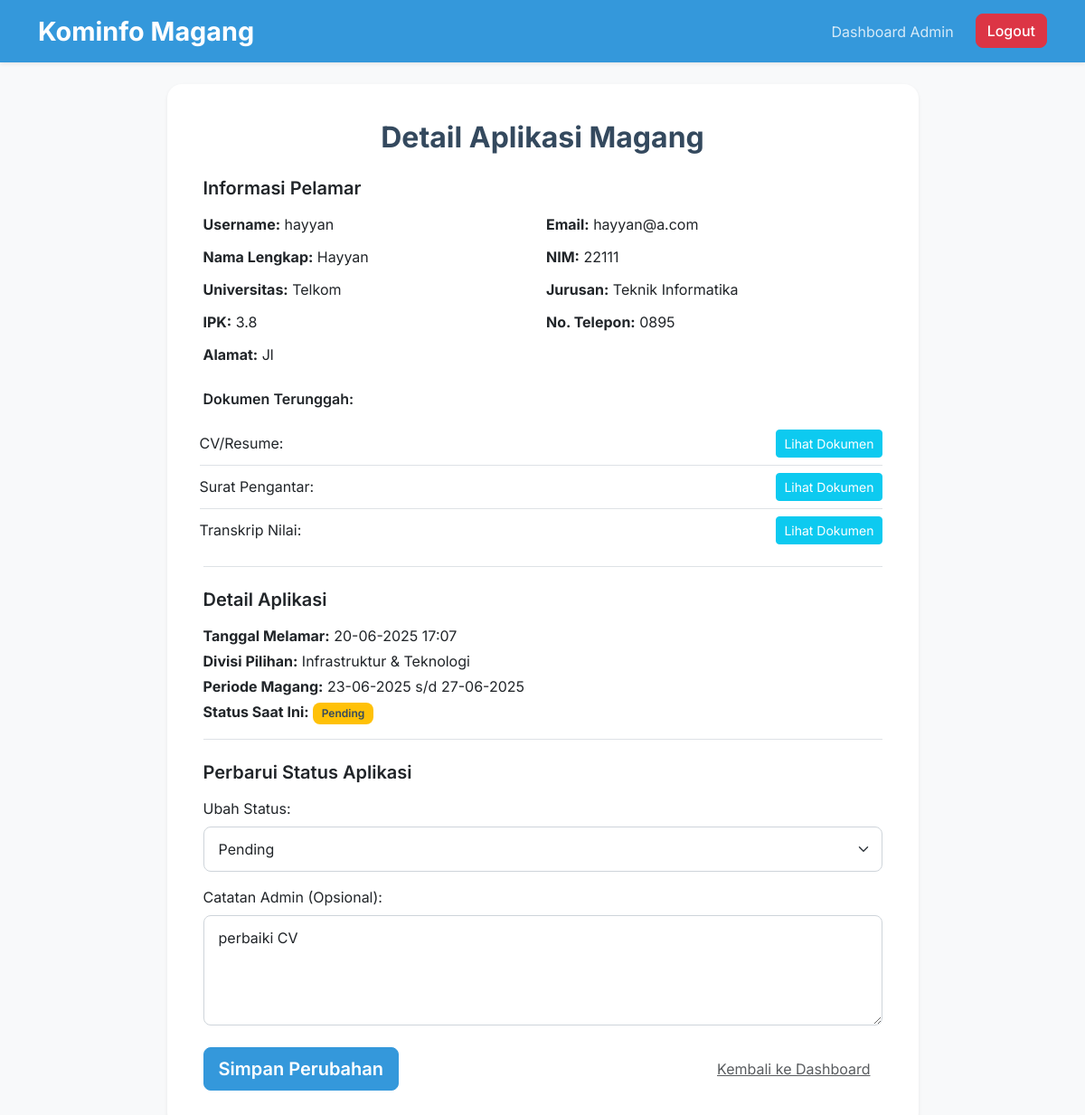
The app's page /admin/application/1/detail (signed in) with its own data.
### database.py (models this page shows, shortened)
class User(db.Model):
    id = db.Column(db.Integer, primary_key=True)
    username = db.Column(db.String(80), unique=True, nullable=False)
    email = db.Column(db.String(120), unique=True, nullable=False)
    password_hash = db.Column(db.String(128), nullable=False)
    role = db.Column(db.String(20), default='mahasiswa') # Peran pengguna: 'mahasiswa' atau 'admin'
    is_active = db.Column(db.Boolean, default=True) # Status akun aktif/tidak aktif
    mahasiswa_profile = db.relationship('MahasiswaProfile', backref='user', uselist=False)
    applications = db.relationship('Application', backref='user', lazy=True)

class MahasiswaProfile(db.Model):
    id = db.Column(db.Integer, primary_key=True)
    user_id = db.Column(db.Integer, db.ForeignKey('user.id'), unique=True, nullable=False) # Foreign Key ke tabel User
    full_name = db.Column(db.String(100), nullable=True)
    nim = db.Column(db.String(50), unique=True, nullable=True)
    university = db.Column(db.String(100), nullable=True)
    major = db.Column(db.String(100), nullable=True)
    gpa = db.Column(db.Float, nullable=True)
    phone_number = db.Column(db.String(20), nullable=True)
    address = db.Column(db.String(200), nullable=True)
    cv_path = db.Column(db.String(200), nullable=True)
    surat_pengantar_path = db.Column(db.String(200), nullable=True)
    transkrip_nilai_path = db.Column(db.String(200), nullable=True)

class Application(db.Model):
    id = db.Column(db.Integer, primary_key=True)
    user_id = db.Column(db.Integer, db.ForeignKey('user.id'), nullable=False) # Foreign Key ke tabel User
    applied_date = db.Column(db.DateTime, default=datetime.datetime.utcnow) # Tanggal dan waktu lamaran
    status = db.Column(db.String(50), default='Pending') # Status lamaran (Pending, Reviewed, Accepted, Rejected, Interview)
    preferred_division = db.Column(db.String(100), nullable=True) # Divisi yang diminati
    start_date = db.Column(db.Date, nullable=True) # Tanggal mulai magang yang diinginkan
    end_date = db.Column(db.Date, nullable=True) # Tanggal selesai magang yang diinginkan
    admin_notes = db.Column(db.Text, nullable=True) # Catatan internal untuk admin

### app.py (the view, shortened to what this page needs)
@app.route('/admin/application/<int:app_id>/detail', methods=['GET', 'POST'])
@login_required(role='admin')
def application_detail(user, app_id):
    application = Application.query.get_or_404(app_id)
    applicant_user = User.query.get_or_404(application.user_id)
    applicant_profile = MahasiswaProfile.query.filter_by(user_id=applicant_user.id).first()
    return render_template('admin_application_detail.html',
                           user=user,
                           application=application,
                           applicant_user=applicant_user,
                           applicant_profile=applicant_profile)

### templates/admin_application_detail.html (shortened to what this page needs)
{% extends "base.html" %}
{% block content %}
<div class="row justify-content-center">
    <div class="col-lg-9">
        <div class="card shadow-sm p-4">
            <div class="card-body">
                <h2 class="card-title text-center mb-4 fw-bold">Detail Aplikasi Magang</h2>
                <div class="mb-4 pb-3 border-bottom">
                    <h3 class="fs-5 fw-semibold text-dark mb-3">Informasi Pelamar</h3>
                    <div class="row g-2">
                        <div class="col-md-6"><p class="mb-1"><strong>Username:</strong> {{ applicant_user.username }}</p></div>
                        <div class="col-md-6"><p class="mb-1"><strong>Email:</strong> {{ applicant_user.email }}</p></div>
                        {% if applicant_profile %}
                        <div class="col-md-6"><p class="mb-1"><strong>Nama Lengkap:</strong> {{ applicant_profile.full_name or '-' }}</p></div>
                        <div class="col-md-6"><p class="mb-1"><strong>NIM:</strong> {{ applicant_profile.nim or '-' }}</p></div>
                        <div class="col-md-6"><p class="mb-1"><strong>Universitas:</strong> {{ applicant_profile.university or '-' }}</p></div>
                        <div class="col-md-6"><p class="mb-1"><strong>Jurusan:</strong> {{ applicant_profile.major or '-' }}</p></div>
                        <div class="col-md-6"><p class="mb-1"><strong>IPK:</strong> {{ applicant_profile.gpa or '-' }}</p></div>
                        <div class="col-md-6"><p class="mb-1"><strong>No. Telepon:</strong> {{ applicant_profile.phone_number or '-' }}</p></div>
                        <div class="col-12"><p class="mb-1"><strong>Alamat:</strong> {{ applicant_profile.address or '-' }}</p></div>
                        <h4 class="fs-6 fw-semibold text-dark mt-4 mb-2 col-12">Dokumen Terunggah:</h4>
                        <ul class="list-group list-group-flush mb-0 col-12">
                            <li class="list-group-item d-flex justify-content-between align-items-center px-0 py-2">
                                CV/Resume:
                                {% if applicant_profile.cv_path %}
                                    <a href="{{ url_for('static', filename='uploads/' + applicant_profile.cv_path) }}" target="_blank" class="btn btn-sm btn-info text-white">Lihat Dokumen</a>
                                {% else %}
                                    <span class="badge bg-danger">Tidak ada</span>
                                {% endif %}
                            </li>
                            <li class="list-group-item d-flex justify-content-between align-items-center px-0 py-2">
                                Surat Pengantar:
                                {% if applicant_profile.surat_pengantar_path %}
                                    <a href="{{ url_for('static', filename='uploads/' + applicant_profile.surat_pengantar_path) }}" target="_blank" class="btn btn-sm btn-info text-white">Lihat Dokumen</a>
                                {% else %}
                                    <span class="badge bg-danger">Tidak ada</span>
                                {% endif %}
                            </li>
                            <li class="list-group-item d-flex justify-content-between align-items-center px-0 py-2">
                                Transkrip Nilai:
                                {% if applicant_profile.transkrip_nilai_path %}
                                    <a href="{{ url_for('static', filename='uploads/' + applicant_profile.transkrip_nilai_path) }}" target="_blank" class="btn btn-sm btn-info text-white">Lihat Dokumen</a>
                                {% else %}
                                    <span class="badge bg-danger">Tidak ada</span>
                                {% endif %}
                            </li>
                        </ul>
                        {% else %}
                        <p class="col-12 text-muted">Profil mahasiswa belum lengkap.</p>
                        {% endif %}
                    </div>
                </div>
                <div class="mb-4 pb-3 border-bottom">
                    <h3 class="fs-5 fw-semibold text-dark mb-3">Detail Aplikasi</h3>
                    <p class="mb-1"><strong>Tanggal Melamar:</strong> {{ application.applied_date.strftime('%d-%m-%Y %H:%M') }}</p>
                    <p class="mb-1"><strong>Divisi Pilihan:</strong> {{ application.preferred_division or '-' }}</p>
                    <p class="mb-1"><strong>Periode Magang:</strong>
                        {% if application.start_date and application.end_date %}
                            {{ application.start_date.strftime('%d-%m-%Y') }} s/d {{ application.end_date.strftime('%d-%m-%Y') }}
                        {% else %}
                            -
                        {% endif %}
                    </p>
                    <p class="mb-0"><strong>Status Saat Ini:</strong>
                        <span class="badge
                            {% if application.status == 'Accepted' %}bg-success
                            {% elif application.status == 'Rejected' %}bg-danger
                            {% elif application.status == 'Pending' %}bg-warning text-dark
                            {% elif application.status == 'Reviewed' %}bg-info
                            {% elif application.status == 'Interview' %}bg-primary
                            {% else %}bg-secondary{% endif %}">
                            {{ application.status }}
                        </span>
                    </p>
                </div>
                <h3 class="fs-5 fw-semibold text-dark mb-3">Perbarui Status Aplikasi</h3>
                <form action="{{ url_for('application_detail', app_id=application.id) }}" method="POST">
                    <div class="mb-3">
                        <label for="status" class="form-label">Ubah Status:</label>
                        <select id="status" name="status" class="form-select">
                            <option value="Pending" {% if application.status == 'Pending' %}selected{% endif %}>Pending</option>
                        </select>
                    </div>
                    <div class="mb-4">
                        <label for="admin_notes" class="form-label">Catatan Admin (Opsional):</label>
                        <textarea id="admin_notes" name="admin_notes" rows="4" class="form-control">{{ application.admin_notes or '' }}</textarea>
                    </div>
                    <div class="d-flex justify-content-between align-items-center">
                        <button type="submit" class="btn btn-primary btn-lg">Simpan Perubahan</button>
                        <a href="{{ url_for('admin_dashboard') }}" class="btn btn-link text-muted">Kembali ke Dashboard</a>
                    </div>
                </form>
            </div>
        </div>
    </div>
</div>
{% endblock %}

### templates/base.html (shortened to what this page needs)
<!DOCTYPE html>
<html lang="id">
<head>
    <link href="https://cdn.jsdelivr.net/npm/bootstrap@5.3.3/dist/css/bootstrap.min.css" rel="stylesheet">
    <link rel="stylesheet" href="https://cdn.jsdelivr.net/npm/bootstrap-icons@1.11.3/font/bootstrap-icons.min.css">
    <link rel="stylesheet" href="{{ url_for('static', filename='css/custom.css') }}">
</head>
<body class="bg-light">
    <nav class="navbar navbar-expand-lg navbar-dark bg-primary shadow-sm">
        <div class="container">
            <a class="navbar-brand fs-4 fw-bold" href="{{ url_for('index') }}">Kominfo Magang</a>
            <div class="collapse navbar-collapse" id="navbarNav">
                <ul class="navbar-nav ms-auto">
                    {% if 'user_id' in session %}
                        <li class="nav-item">
                            {% if session['role'] == 'admin' %}
                                <a class="nav-link" href="{{ url_for('admin_dashboard') }}">Dashboard Admin</a>
                            {% else %}
                                <a class="nav-link" href="{{ url_for('user_dashboard') }}">Dashboard Saya</a>
                            {% endif %}
                        </li>
                        <li class="nav-item">
                            <a class="btn btn-danger ms-lg-3" href="{{ url_for('logout') }}">Logout</a>
                        </li>
                    {% endif %}
                </ul>
            </div>
        </div>
    </nav>
    <div class="container mt-4">
        {% block content %}{% endblock %}
    </div>
</body>
</html>

### static/css/custom.css (style rules this page uses)
:root { --bs-primary: #3498db; --bs-primary-rgb: 52, 152, 219; --bs-secondary: #bdc3c7; --bs-success: #2ecc71; --bs-danger: #e74c3c; --bs-warning: #f39c12; --bs-info: #3498db; --bs-dark: #34495e; --bs-light: #ecf0f1; }
body { font-family: 'Inter', sans-serif; background-color: var(--bs-light); }
.navbar { background-color: var(--bs-primary) !important; box-shadow: 0 4px 8px rgba(0, 0, 0, 0.1); }
.navbar-brand { font-weight: 700 !important; font-size: 1.8rem !important; }
.nav-link { color: rgba(255, 255, 255, 0.8) !important; transition: color 0.3s ease; }
.btn-danger, .btn-success { border-radius: 0.5rem; font-weight: 500; transition: transform 0.2s ease; }
.card { border: none; border-radius: 1rem; box-shadow: 0 8px 16px rgba(0, 0, 0, 0.1); }
.card-title { color: var(--bs-dark); }
.btn-primary { background-color: var(--bs-primary); border-color: var(--bs-primary); border-radius: 0.5rem; font-weight: 600; transition: transform 0.2s ease, box-shadow 0.2s ease; }
.form-control, .form-select { border-radius: 0.5rem; border: 1px solid #ced4da; padding: 0.75rem 1rem; box-shadow: none !important; transition: border-color 0.2s ease, box-shadow 0.2s ease; }
.badge { font-weight: 600; padding: 0.5em 0.8em; border-radius: 0.5rem; }
.badge.bg-warning { color: var(--bs-dark) !important; }

### records on screen
User: username "hayyan", email "hayyan@a.com"
MahasiswaProfile: full_name "Hayyan", nim "22111", university "Telkom", major "Teknik Informatika", gpa "3.8", phone_number "0895", address "Jl"
Application: applied_date "20-06-2025 17:07", preferred_division "Infrastruktur & Teknologi", start_date "23-06-2025", end_date "27-06-2025", status "Pending", admin_notes "perbaiki CV"
